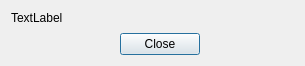
<?xml version="1.0" encoding="UTF-8"?>
<ui version="4.0">
 <class>dialogInfo</class>
 <widget class="QDialog" name="dialogInfo">
  <property name="geometry">
   <rect>
    <x>0</x>
    <y>0</y>
    <width>305</width>
    <height>66</height>
   </rect>
  </property>
  <property name="sizePolicy">
   <sizepolicy hsizetype="Minimum" vsizetype="Minimum">
    <horstretch>0</horstretch>
    <verstretch>0</verstretch>
   </sizepolicy>
  </property>
  <property name="windowTitle">
   <string>Dialog</string>
  </property>
  <layout class="QVBoxLayout" name="verticalLayout">
   <item>
    <layout class="QVBoxLayout" name="contentVerticalLayout">
     <item>
      <widget class="QLabel" name="label">
       <property name="sizePolicy">
        <sizepolicy hsizetype="Preferred" vsizetype="Minimum">
         <horstretch>0</horstretch>
         <verstretch>0</verstretch>
        </sizepolicy>
       </property>
       <property name="text">
        <string>TextLabel</string>
       </property>
       <property name="alignment">
        <set>Qt::AlignLeading|Qt::AlignLeft|Qt::AlignTop</set>
       </property>
       <property name="openExternalLinks">
        <bool>true</bool>
       </property>
       <property name="textInteractionFlags">
        <set>Qt::TextBrowserInteraction</set>
       </property>
      </widget>
     </item>
    </layout>
   </item>
   <item>
    <layout class="QHBoxLayout" name="buttonsHorizontalLayout">
     <item>
      <spacer name="horizontalSpacer_2">
       <property name="orientation">
        <enum>Qt::Horizontal</enum>
       </property>
       <property name="sizeHint" stdset="0">
        <size>
         <width>40</width>
         <height>20</height>
        </size>
       </property>
      </spacer>
     </item>
     <item>
      <widget class="QDialogButtonBox" name="buttonBox">
       <property name="locale">
        <locale language="English" country="UnitedStates"/>
       </property>
       <property name="orientation">
        <enum>Qt::Horizontal</enum>
       </property>
       <property name="standardButtons">
        <set>QDialogButtonBox::Close</set>
       </property>
      </widget>
     </item>
     <item>
      <spacer name="horizontalSpacer">
       <property name="orientation">
        <enum>Qt::Horizontal</enum>
       </property>
       <property name="sizeHint" stdset="0">
        <size>
         <width>40</width>
         <height>20</height>
        </size>
       </property>
      </spacer>
     </item>
    </layout>
   </item>
  </layout>
 </widget>
 <resources/>
 <connections>
  <connection>
   <sender>buttonBox</sender>
   <signal>accepted()</signal>
   <receiver>dialogInfo</receiver>
   <slot>accept()</slot>
   <hints>
    <hint type="sourcelabel">
     <x>248</x>
     <y>254</y>
    </hint>
    <hint type="destinationlabel">
     <x>157</x>
     <y>274</y>
    </hint>
   </hints>
  </connection>
  <connection>
   <sender>buttonBox</sender>
   <signal>rejected()</signal>
   <receiver>dialogInfo</receiver>
   <slot>reject()</slot>
   <hints>
    <hint type="sourcelabel">
     <x>316</x>
     <y>260</y>
    </hint>
    <hint type="destinationlabel">
     <x>286</x>
     <y>274</y>
    </hint>
   </hints>
  </connection>
 </connections>
</ui>
